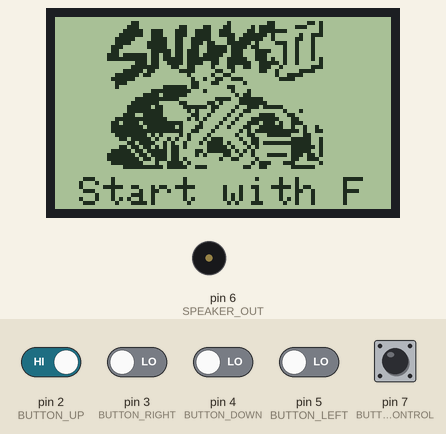
A sketch run on a simulated Arduino Uno, built with avr-gcc and run on an emulated ATmega328P. Parts: 84×48 one-colour display, buzzer (waves = sounding). The inputs (shaded band) are chosen by the test bench; at power-on: pin 2 (BUTTON_UP), pin 7 (BUTTON_CONTROL) HIGH, pin 3 (BUTTON_RIGHT), pin 4 (BUTTON_DOWN), pin 5 (BUTTON_LEFT) LOW. Random numbers use the default seed unless the sketch sets one.

Above: at 1.2 s.
1.3 s: pin 7 (BUTTON_CONTROL) pulled LOW for 0.15 s
At 4.15 s:
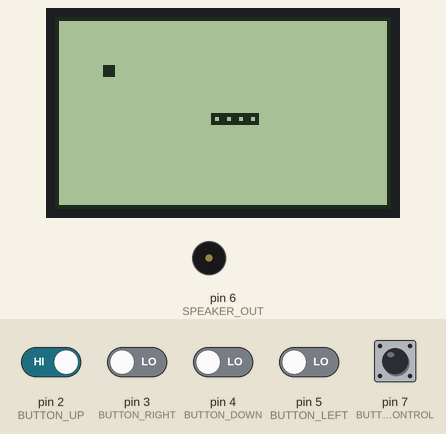
4.4 s: pin 2 (BUTTON_UP) driven LOW and pin 3 (BUTTON_RIGHT) driven HIGH and pin 4 (BUTTON_DOWN) driven HIGH and pin 5 (BUTTON_LEFT) driven HIGH and pin 7 (BUTTON_CONTROL) driven LOW
At 5.9 s:
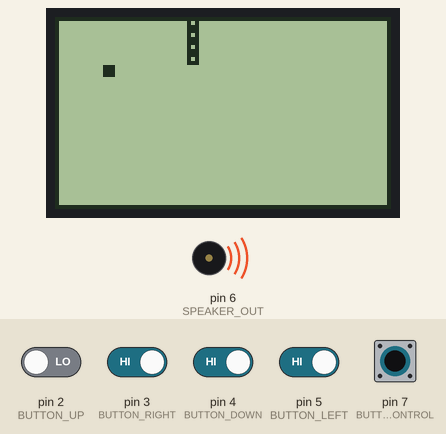
7.4 s: pin 2 (BUTTON_UP) driven HIGH
At 9.31 s:
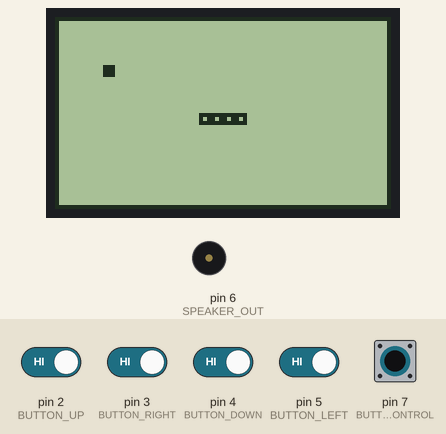
10.4 s: pin 4 (BUTTON_DOWN) driven LOW
At 11.8 s:
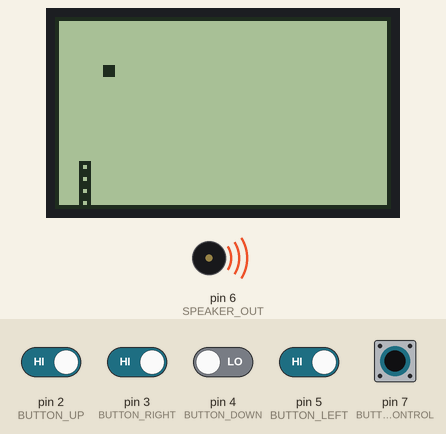
12.0 s: pin 7 (BUTTON_CONTROL) driven HIGH
13.7 s: pin 7 (BUTTON_CONTROL) driven LOW
At 16.1 s:
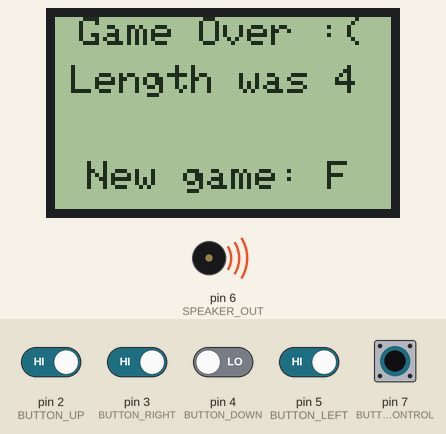
Timing chart, 0 to 17.7 s (numbered marks = the images above; inputs shaded):
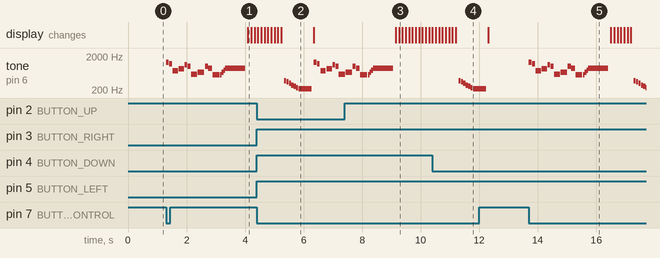

The sketch:

arduino-snake.ino
```cpp
#include <Adafruit_PCD8544.h>

// Constants

// speaker pin
#define SPEAKER_OUT 6

// LCD pins
#define RST 12
#define CE 13
#define DC 11
#define DIN 10
#define CLK 9

// button pins
#define BUTTON_UP 2
#define BUTTON_RIGHT 3
#define BUTTON_DOWN 4
#define BUTTON_LEFT 5
#define BUTTON_CONTROL 7 // F button

// game settings
#define BLOCK_SIZE 3
#define GAME_WIDTH 84/BLOCK_SIZE
#define GAME_HEIGHT 48/BLOCK_SIZE
#define SNAKE_MAX_SIZE 64

#define SNAKE_DIRECTION_UP 1
#define SNAKE_DIRECTION_RIGHT 2
#define SNAKE_DIRECTION_DOWN 3
#define SNAKE_DIRECTION_LEFT 4

#define MODE_START_SCREEN 1
#define MODE_GAME_SCREEN 2
#define MODE_RESULT_SCREEN 3

#define GAME_STATE_IN_PROGRESS 1
#define GAME_STATE_WIN 2
#define GAME_STATE_GAMEOVER 3

const uint8_t PROGMEM snake_start_Bitmap [] PROGMEM = {
  B00000000, B00000000, B00000000, B00000000, B00000000, B00000000, B00000000, B00000000, B00000000, B00000000, B00000000,
  B00000000, B00000000, B00011000, B00000000, B00000000, B00010000, B00000110, B00000001, B10100000, B00000000, B00000000,
  B00000000, B00000000, B00111000, B00000001, B10000110, B00110000, B01011110, B00001110, B00100000, B00000000, B00000000,
  B00000000, B00000000, B01111100, B11100011, B10011110, B01110000, B11011111, B11000000, B00100000, B00000000, B00000000,
  B00000000, B00000000, B11111100, B11100011, B10011110, B01111001, B11111010, B00000100, B11100000, B00000000, B00000000,
  B00000000, B00000001, B11110000, B11110011, B00111110, B00011011, B11110010, B00001100, B10000000, B00000000, B00000000,
  B00000000, B00000001, B11100001, B11110011, B00111011, B00011111, B10100001, B11001000, B10000000, B00000000, B00000000,
  B00000000, B00000011, B10000001, B11110011, B00110011, B11101111, B01100000, B01001000, B10000000, B00000000, B00000000,
  B00000000, B00000011, B00000000, B11111011, B01110011, B11101110, B00111100, B01001000, B10000000, B00000000, B00000000,
  B00000000, B00000111, B01111110, B11011011, B01110111, B11001110, B00111000, B01001000, B10000000, B00000000, B00000000,
  B00000000, B00000111, B11111110, B11011111, B01111111, B10011111, B00111010, B01001000, B10100000, B00000000, B00000000,
  B00000000, B00000000, B00001110, B11001111, B01111001, B10011111, B10011111, B01001000, B00100000, B00000000, B00000000,
  B00000000, B00000000, B00011111, B11000110, B01100001, B00011001, B10011100, B10000000, B11100000, B00000000, B00000000,
  B00000000, B00000000, B01111101, B10000001, B11100000, B11001000, B00011001, B00000111, B10000000, B00000000, B00000000,
  B00000000, B00000001, B11111011, B00000000, B01000001, B00110000, B00000001, B00111100, B00000000, B00000000, B00000000,
  B00000000, B00000011, B11110000, B00000000, B00100100, B11001110, B00000000, B11110000, B00000000, B00000000, B00000000,
  B00000000, B00000001, B11000000, B00000000, B00110001, B10000001, B00000000, B00000000, B00000000, B00000000, B00000000,
  B00000000, B00000001, B00000000, B00011111, B10110000, B00011000, B00000000, B00000000, B00000000, B00000000, B00000000,
  B00000000, B00000000, B00000000, B11111111, B11000100, B00001000, B10000000, B00000000, B00000000, B00000000, B00000000,
  B00000000, B00000000, B00000011, B11011111, B10000000, B00000101, B10000000, B00000000, B00000000, B00000000, B00000000,
  B00000000, B00000000, B00001111, B11111110, B00000000, B11110011, B11110000, B00000000, B00000000, B00000000, B00000000,
  B00000000, B00000000, B00011111, B11000001, B10000011, B01000011, B11111000, B00000000, B00000000, B00000000, B00000000,
  B00000000, B00000000, B00111111, B01100000, B11111101, B10000100, B11101111, B10000000, B00000000, B00000000, B00000000,
  B00000000, B00000000, B00111111, B11100000, B01010001, B00001001, B10000000, B01000100, B00000000, B00000000, B00000000,
  B00000000, B00000000, B01110011, B11100000, B00110010, B00010010, B00011110, B00110000, B00000000, B00000000, B00000000,
  B00000000, B00000001, B11111111, B11110000, B01010100, B00100100, B01111111, B00011000, B00000000, B00000000, B00000000,
  B00000000, B00000011, B01111011, B11111111, B00001000, B01001000, B11101110, B10011100, B00000000, B00000000, B00000000,
  B00000000, B00000011, B11111101, B11111101, B00011000, B10010001, B10011111, B10010010, B01000000, B00000000, B00000000,
  B00000000, B00000011, B11111111, B11111111, B00110001, B00000010, B10111111, B11111010, B01100000, B00000000, B00000000,
  B00000000, B00000001, B11111110, B10100001, B01000010, B00000100, B11000111, B11100011, B00000000, B00000000, B00000000,
  B00000000, B00000000, B11011111, B01001010, B01000101, B11000010, B01100000, B00011111, B00100000, B00000000, B00000000,
  B00000000, B00000000, B00110111, B10010100, B10001011, B11010001, B01101111, B11111111, B00100000, B00000000, B00000000,
  B00000000, B00000000, B11011011, B01010110, B10000011, B11101000, B10100000, B00011111, B10100000, B00000000, B00000000,
  B00000000, B00000011, B11101101, B11110110, B00011011, B11110101, B01000000, B00011111, B00100000, B00000000, B00000000,
  B00000000, B00000111, B11110110, B11110110, B00010100, B00110010, B01000111, B11011101, B10100000, B00000000, B00000000,
  B00000000, B00000111, B11111011, B01110110, B10000000, B01001100, B00100000, B00011001, B11000000, B00000000, B00000000,
  B00000000, B00000011, B11111100, B01001111, B01000000, B00000000, B01011100, B01110000, B00100000, B00000000, B00000000,
  B00000000, B00000000, B01111111, B11101111, B10011100, B00000001, B10011000, B00011111, B10000000, B00000000, B00000000,
  B00000000, B00000000, B00000000, B00000000, B00000000, B00000000, B00000000, B00000000, B00000000, B00000000, B00000000,
  B00000000, B00000000, B00000000, B00000000, B00000000, B00000000, B00000000, B00000000, B00000000, B00000000, B00000000,
  B00000000, B00000000, B00000000, B00000000, B00000000, B00000000, B00000000, B00000000, B00000000, B00000000, B00000000,
  B00000000, B00000000, B00000000, B00000000, B00000000, B00000000, B00000000, B00000000, B00000000, B00000000, B00000000,
  B00000000, B00000000, B00000000, B00000000, B00000000, B00000000, B00000000, B00000000, B00000000, B00000000, B00000000,
  B00000000, B00000000, B00000000, B00000000, B00000000, B00000000, B00000000, B00000000, B00000000, B00000000, B00000000,
  B00000000, B00000000, B00000000, B00000000, B00000000, B00000000, B00000000, B00000000, B00000000, B00000000, B00000000,
  B00000000, B00000000, B00000000, B00000000, B00000000, B00000000, B00000000, B00000000, B00000000, B00000000, B00000000,
  B00000000, B00000000, B00000000, B00000000, B00000000, B00000000, B00000000, B00000000, B00000000, B00000000, B00000000,
  B00000000, B00000000, B00000000, B00000000, B00000000, B00000000, B00000000, B00000000, B00000000, B00000000, B00000000
};

// Globals
Adafruit_PCD8544 display = Adafruit_PCD8544(CLK, DIN, DC, CE, RST);
int snake[SNAKE_MAX_SIZE][2]  = {0};
int snakeLength = 4;
int snakeDirection = SNAKE_DIRECTION_LEFT;
int food[2] = { 4, 4 };
int snakeSpeed = 100; // ms between movement frames
int mode = MODE_START_SCREEN;
int gameState = GAME_STATE_IN_PROGRESS;

void setup() {
  pinMode(SPEAKER_OUT, OUTPUT);

  randomSeed(analogRead(0));

  // Setup display
  display.begin();
  display.setContrast(63);
  display.clearDisplay();
  display.setTextSize(1);
  display.setTextColor(BLACK);
  display.drawBitmap(0, 0, snake_start_Bitmap, 84, 48, BLACK);
  display.setCursor(6, 40);
  display.println("Start with F");
  display.display();

  // Setup buttons
  pinMode(BUTTON_UP, INPUT);
  pinMode(BUTTON_RIGHT, INPUT);
  pinMode(BUTTON_DOWN, INPUT);
  pinMode(BUTTON_LEFT, INPUT);
  pinMode(BUTTON_CONTROL, INPUT);

  // TODO: just for debug
  Serial.begin(9600);
}

void loop() {
  if (mode == MODE_START_SCREEN && digitalRead(BUTTON_CONTROL) == LOW) { // step into game
    mode = MODE_GAME_SCREEN;
    gameState = GAME_STATE_IN_PROGRESS;
    initializeGame();

    bool doEats = false;
    bool doBitesItself = false;
    bool doCollidesWithWall = false;

    playNokiaTune();

    while (true) {
      display.clearDisplay();
      snakeDirection = determineDirection(snakeDirection);
      doEats = isSnakeEating(snake, snakeLength, food);
      doBitesItself = isSnakeBitesItself(snake, snakeLength);
      doCollidesWithWall = isSnakeCollidesWithWall(snake, snakeLength, snakeDirection);

      if (doEats) {
        snakeLength++;
        playFoodCatchSound();
        moveFood(snake, snakeLength, food);
      }

      if (doBitesItself || doCollidesWithWall) {
        gameState = GAME_STATE_GAMEOVER;
        mode = MODE_RESULT_SCREEN;
        playGameOverSound();
        break;
      }

      if (snakeLength == SNAKE_MAX_SIZE) {
        gameState = GAME_STATE_WIN;
        mode = MODE_RESULT_SCREEN;
        playWinnerSound();
        break;
      }

      moveSnake(snake, snakeLength, snakeDirection, doEats);
      drawBorders();
      drawSnake(snake, snakeLength);
      drawFood(food);
      display.display();
      delay(snakeSpeed);
    }
  }

  if (mode == MODE_RESULT_SCREEN && gameState == GAME_STATE_GAMEOVER) {
    display.clearDisplay();
    display.setCursor(6, 0);
    display.println("Game Over :(");
    display.setCursor(4, 12);
    display.println("Length was " + String(snakeLength));
    display.setCursor(8, 36);
    display.println("New game: F");
    display.display();
  }

  if (mode == MODE_RESULT_SCREEN && gameState == GAME_STATE_WIN) {
    display.clearDisplay();
    display.setCursor(16, 0);
    display.println("You won!");
    display.setCursor(4, 12);
    display.println("Length was " + String(snakeLength));
    display.setCursor(8, 36);
    display.println("New game: F");
    display.display();
  }

  if (mode == MODE_RESULT_SCREEN && digitalRead(BUTTON_CONTROL) == LOW) {
    mode = MODE_START_SCREEN;
  }
}

void initializeGame() {
  snakeLength = 4;
  snakeDirection = SNAKE_DIRECTION_LEFT;
  food[0] = 4;
  food[1] = 4;

  for (int i = 0; i < SNAKE_MAX_SIZE; i++) {
    snake[i][0] = 0;
    snake[i][1] = 0;
  }

  snake[0][0] = 17;
  snake[0][1] = 8;

  snake[1][0] = 16;
  snake[1][1] = 8;

  snake[2][0] = 15;
  snake[2][1] = 8;

  snake[3][0] = 14;
  snake[3][1] = 8;
}

void drawBorders () {
  display.drawRect(0, 0, display.width(), display.height(), BLACK);
}

void drawSnake (int snake[][2], int length) {
  for (int i = 0; i < length; i++) {
    display.drawRect(BLOCK_SIZE * snake[i][0], BLOCK_SIZE * snake[i][1], BLOCK_SIZE, BLOCK_SIZE, BLACK);
  }
}

void drawFood (int food[2]) {
  display.fillRect(BLOCK_SIZE * food[0], BLOCK_SIZE * food[1], BLOCK_SIZE, BLOCK_SIZE, BLACK);
}

int determineDirection (int currentDirection) {
  bool upPushed = digitalRead(BUTTON_UP) == LOW;
  bool rightPushed = digitalRead(BUTTON_RIGHT) == LOW;
  bool downPushed = digitalRead(BUTTON_DOWN) == LOW;
  bool leftPushed = digitalRead(BUTTON_LEFT) == LOW;

  if (!upPushed && !rightPushed && !downPushed && !leftPushed) {
    return currentDirection;
  }

  if (upPushed && currentDirection == SNAKE_DIRECTION_UP
      || rightPushed && currentDirection == SNAKE_DIRECTION_RIGHT
      || downPushed && currentDirection == SNAKE_DIRECTION_DOWN
      || leftPushed && currentDirection == SNAKE_DIRECTION_LEFT) {
    return currentDirection;
  }

  if (upPushed && currentDirection == SNAKE_DIRECTION_DOWN
      || rightPushed && currentDirection == SNAKE_DIRECTION_LEFT
      || downPushed && currentDirection == SNAKE_DIRECTION_UP
      || leftPushed && currentDirection == SNAKE_DIRECTION_RIGHT) {
    return currentDirection;
  }

  int pushedCount = 0;
  int buttonPushes[] = { upPushed, rightPushed, downPushed, leftPushed };

  for (int i = 0; i < 4; i++) {
    pushedCount += buttonPushes[i];
  }

  if (pushedCount != 1) {
    return currentDirection;
  }

  if (upPushed) {
    return SNAKE_DIRECTION_UP;
  }
  if (rightPushed) {
    return SNAKE_DIRECTION_RIGHT;
  }
  if (downPushed) {
    return SNAKE_DIRECTION_DOWN;
  }
  if (leftPushed) {
    return SNAKE_DIRECTION_LEFT;
  }
}

bool isFoodInsideSnake(int snake[][2], int snakeLength, int foodX, int foodY) {
  for (int i = 0; i < snakeLength; i++) {
    if (snake[i][0] == foodX && snake[i][1] == foodY) {
      return true;
    }
  }

  return false;
}

bool isSnakeEating (int snake[][2], int snakeLength, int food[2]) {
  int head = snakeLength - 1;
  return food[0] == snake[head][0] && food[1] == snake[head][1];
}

bool isSnakeBitesItself(int snake[][2], int snakeLength) {
  int headX = snake[snakeLength - 1][0];
  int headY = snake[snakeLength - 1][1];

  for (int i = 0; i < snakeLength - 1; i++) {
    if (snake[i][0] == headX && snake[i][1] == headY) {
      return true;
    }
  }

  return false;
}

bool isSnakeCollidesWithWall(int snake[][2], int snakeLength, int direction) {
  int headX = snake[snakeLength - 1][0];
  int headY = snake[snakeLength - 1][1];

  return (headX == 0 && direction == SNAKE_DIRECTION_LEFT
          || headY == 0 && direction == SNAKE_DIRECTION_UP
          || headX == GAME_WIDTH - 1 && direction == SNAKE_DIRECTION_RIGHT
          || headY == GAME_HEIGHT - 1 && direction == SNAKE_DIRECTION_DOWN);
}

bool moveFood(int snake[][2], int snakeLength, int food[2]) {
  int width, height;

  do {
    width = random(1, GAME_WIDTH - 1);
    height = random(1, GAME_HEIGHT - 1);
  } while (isFoodInsideSnake(snake, snakeLength, width, height));

  food[0] = width;
  food[1] = height;
}


void moveSnake(int snake[][2], int length, int direction, bool doEats) {
  int previousBlock[2] = { 0, 0 };
  int head = length - 1;

  // if snake eats, only put one block on the head
  if (doEats) {
    int secondBlock[2] = {snake[head - 1][0], snake[head - 1][1]};

    if (direction == SNAKE_DIRECTION_UP) {
      snake[head][0] = secondBlock[0];
      snake[head][1] = secondBlock[1] - 1;
    }
    else if (direction == SNAKE_DIRECTION_RIGHT) {
      snake[head][0] = secondBlock[0] + 1;
      snake[head][1] = secondBlock[1];
    }
    else if (direction == SNAKE_DIRECTION_DOWN) {
      snake[head][0] = secondBlock[0];
      snake[head][1] = secondBlock[1] + 1;
    }
    else if (direction == SNAKE_DIRECTION_LEFT) {
      snake[head][0] = secondBlock[0] - 1;
      snake[head][1] = secondBlock[1];
    }

    return;
  }

  // avoid to overcome borders
  if (direction == SNAKE_DIRECTION_UP && snake[head][1] == 0
      || direction == SNAKE_DIRECTION_RIGHT && snake[head][0] == GAME_WIDTH - 1
      || direction == SNAKE_DIRECTION_DOWN && snake[head][1] == GAME_HEIGHT - 1
      || direction == SNAKE_DIRECTION_LEFT && snake[head][0] == 0) {
    return;
  }

  // move head, shift body parts
  for (int i = length - 1; i >= 0; i--) {
    if (i == length - 1) {
      previousBlock[0] = snake[i][0];
      previousBlock[1] = snake[i][1];

      if (direction == SNAKE_DIRECTION_UP) {
        snake[i][1] -= 1;
      }
      else if (direction == SNAKE_DIRECTION_RIGHT) {
        snake[i][0] += 1;
      }
      else if (direction == SNAKE_DIRECTION_DOWN) {
        snake[i][1] += 1;
      }
      else if (direction == SNAKE_DIRECTION_LEFT) {
        snake[i][0] -= 1;
      }
    } else {
      int tmp = snake[i][0];
      snake[i][0] = previousBlock[0];
      previousBlock[0] = tmp;

      tmp = snake[i][1];
      snake[i][1] = previousBlock[1];
      previousBlock[1] = tmp;
    }
  }
}

void playNokiaTune() {
  tone(SPEAKER_OUT, 1318, 94.56519375);
  delay(105.0724375);
  delay(3.6231875);
  tone(SPEAKER_OUT, 1174, 100.271714063);
  delay(111.413015625);
  delay(9.05796875);
  tone(SPEAKER_OUT, 739, 183.423867188);
  delay(203.804296875);
  delay(6.340578125);
  tone(SPEAKER_OUT, 830, 185.86951875);
  delay(206.5216875);
  delay(1.81159375);
  tone(SPEAKER_OUT, 1108, 86.413021875);
  delay(96.01446875);
  delay(0.905796875);
  tone(SPEAKER_OUT, 987, 105.978234375);
  delay(117.75359375);
  delay(0.905796875);
  tone(SPEAKER_OUT, 587, 207.065165625);
  delay(230.07240625);
  delay(0.905796875);
  tone(SPEAKER_OUT, 659, 221.739075);
  delay(246.37675);
  delay(0.905796875);
  tone(SPEAKER_OUT, 987, 103.532582813);
  delay(115.036203125);
  delay(2.717390625);
  tone(SPEAKER_OUT, 880, 126.358664063);
  delay(140.398515625);
  delay(0.905796875);
  tone(SPEAKER_OUT, 554, 237.228201563);
  delay(263.586890625);
  tone(SPEAKER_OUT, 554, 237.228201563);
  delay(57.065203125);
  tone(SPEAKER_OUT, 659, 237.228201563);
  delay(57.065203125);
  tone(SPEAKER_OUT, 759, 237.228201563);
  delay(57.065203125);
  tone(SPEAKER_OUT, 880, 684.7824375);
  delay(760.869375);
}

void playFoodCatchSound() {
  tone(SPEAKER_OUT, 400, 75);
  tone(SPEAKER_OUT, 500, 75);
}

void playGameOverSound() {
  tone(SPEAKER_OUT, 369, 75.0);
  delay(83.3333333333);
  tone(SPEAKER_OUT, 349, 75.0);
  delay(83.3333333333);
  tone(SPEAKER_OUT, 311, 75.0);
  delay(83.3333333333);
  tone(SPEAKER_OUT, 277, 75.0);
  delay(83.3333333333);
  tone(SPEAKER_OUT, 261, 75.0);
  delay(83.3333333333);
  tone(SPEAKER_OUT, 233, 75.0);
  delay(83.3333333333);
  tone(SPEAKER_OUT, 220, 450.0);
  delay(500.0);
}

void playWinnerSound() {
  tone(SPEAKER_OUT, 220, 78.94725);
  delay(87.7191666667);
  delay(175.438333333);
  tone(SPEAKER_OUT, 220, 78.94725);
  delay(87.7191666667);
  tone(SPEAKER_OUT, 220, 78.94725);
  delay(87.7191666667);
  tone(SPEAKER_OUT, 220, 78.94725);
  delay(87.7191666667);
  tone(SPEAKER_OUT, 246, 78.94725);
  delay(87.7191666667);
  delay(175.438333333);
  tone(SPEAKER_OUT, 246, 78.94725);
  delay(87.7191666667);
  delay(175.438333333);
  tone(SPEAKER_OUT, 277, 78.94725);
  delay(87.7191666667);
  delay(175.438333333);
  tone(SPEAKER_OUT, 220, 78.94725);
  delay(87.7191666667);
  delay(175.438333333);
  tone(SPEAKER_OUT, 246, 236.84175);
  delay(263.1575);
}
```

Measured:
- after the input at 1.3 s, tone on pin 6 (SPEAKER_OUT): plays 1318 Hz for 0.09 s, 1174 Hz for 0.10 s, 739 Hz for 0.18 s, 830 Hz for 0.19 s, 1108 Hz for 0.09 s, 987 Hz for 0.11 s … (15 notes in this stretch), starting at once; the display: changes after 2.8 s (image 1)
- after the input at 13.7 s, tone on pin 6 (SPEAKER_OUT): plays 1318 Hz for 0.09 s, 1174 Hz for 0.10 s, 739 Hz for 0.18 s, 830 Hz for 0.19 s, 1108 Hz for 0.09 s, 987 Hz for 0.11 s … (21 notes in this stretch), starting at once
